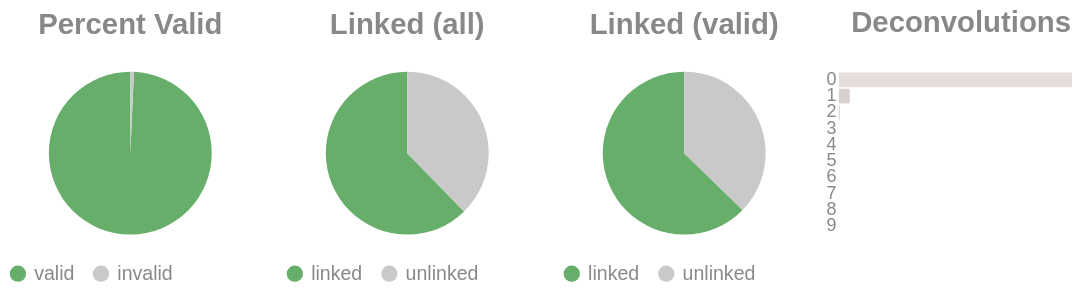

The notebook cell saved with this chart:
### Code cell
if SKIPLR:
    pass
else:
    clash = Counter()
    for i in valids['molecule'].to_list():
        _mol = i.split("-")
        if len(_mol) == 1:
            clash.update('0')
        else:
            clash.update(_mol[-1])

    _d = {"deconvolutions": [], 'count': []}
    for k,v in clash.items():
        _d['deconvolutions'].append(k)
        _d['count'].append(v)

    tot_valid = valids['reads'].sum()
    mask = valids['reads'] >= 2
    n_linked_reads = valids.filter(mask)['reads'].sum()
    if n_linked_reads == 0:
        print_html("No linked molecules (>=2 reads) were detected; skipping linked-only distributions.")
        SKIPLR = True
    else:
        perc_valid = round(tot_valid / n_reads, 4)
        linked_perc_abs = round(n_linked_reads / n_reads, 4)
        linked_perc = round(n_linked_reads / tot_valid, 4)

    _valid = pl.DataFrame({"valids": ['valid', 'invalid'], "count": [tot_valid, n_reads - tot_valid]})
    _linked_abs = pl.DataFrame({"linked (absolute)": ['linked', 'unlinked'], "count": [n_linked_reads, n_reads - n_linked_reads]})
    _linked_rel = pl.DataFrame({"linked (valids)": ['linked', 'unlinked'], "count": [n_linked_reads, tot_valid - n_linked_reads]})

    (
        alt.hconcat(
            piechart(_valid, goodval = 'valid', title = "Percent Valid"),
            piechart(_linked_abs, goodval = "linked", title =  "Linked (all)"),
            piechart(_linked_rel, goodval = "linked", title =  "Linked (valid)"),
            convolutionbar(pl.DataFrame(_d), title = "Deconvolutions"),
            center = True,
            bounds = 'flush'
        )
        .resolve_scale(color='independent')
        .resolve_legend('independent')
        .properties(usermeta={'embedOptions': {"actions": False}})
    ).display()

### Figure 1 — Vega-Lite specification as saved in the notebook (floating-point values rounded to 4 significant figures)
{"width": "container", "height": 400, "config": {"title": {"anchor": "start", "dy": -15, "fontSize": 18, "color": "#888888", "subtitleColor": "#888888", "subtitleFontSize": 14}, "arc": {"fill": "#0072B2"}, "axis": {"domainColor": "#888888", "domainWidth": 0.5, "gridWidth": 0.2, "grid": false, "titleFontWeight": 400, "titleFontSize": 15, "labelFontSize": 11, "labelColor": "#888888", "tickColor": "#888888", "tickWidth": 0.2, "titleColor": "#888888"}, "axisBand": {"grid": false}, "axisX": {"grid": true, "tickSize": 10, "domainCap": "round"}, "axisY": {"domain": false, "grid": true, "tickSize": 0, "domainCap": "round"}, "background": "transparent", "header": {"labelFontSize": 15, "labelColor": "#888888", "titleFontSize": 15, "titleFontWeight": 600, "titleColor": "#888888"}, "legend": {"labelFont": "sans-serif", "labelFontSize": 12, "labelColor": "#888888", "symbolSize": 100, "symbolType": "circle", "titleFontSize": 12, "titlePadding": 10, "titleColor": "#888888", "title": null}, "range": {"category": ["#E69F00", "#56B4E9", "#009E73", "#F0E442", "#0072B2", "#D55E00", "#CC79A7", "#000000"], "diverging": ["#cfe8f3", "#a2d4ec", "#73bfe2", "#46abdb", "#1696d2", "#12719e"]}, "area": {"fill": "#0072B2", "fillOpacity": 0.7, "line": true, "strokeOpacity": 0.7}, "line": {"color": "#0072B2", "stroke": "#0072B2", "strokeWidth": 2}, "trail": {"color": "#0072B2", "stroke": "#0072B2", "strokeWidth": 0, "size": 1}, "point": {"filled": true, "fillOpacity": 1.0, "size": 95}, "text": {"color": "#888888", "fontSize": 11, "align": "right", "fontWeight": 400, "size": 11}, "bar": {"fill": "#0072B2", "stroke": null}, "view": {"stroke": null, "continuousWidth": 660, "continuousHeight": 400}}, "hconcat": [{"data": {"name": "data-45e46179905f40c5c822ad5666e32930"}, "mark": {"type": "arc"}, "encoding": {"color": {"field": "valids", "legend": {"orient": "bottom", "title": null}, "scale": {"domain": ["valid", "invalid"], "range": ["#68ae6b", "#C9C9C9"]}, "title": "Valids", "type": "nominal"}, "theta": {"field": "count", "type": "quantitative"}, "tooltip": [{"field": "valids", "title": "Valids", "type": "ordinal"}, {"field": "percent", "format": ".2%", "title": "Percent", "type": "quantitative"}, {"field": "count", "title": "Count", "type": "quantitative"}]}, "height": 100, "title": {"text": "Percent Valid", "align": "center", "anchor": "middle"}, "transform": [{"calculate": "datum.count / 10547185", "as": "percent"}], "width": 150}, {"data": {"name": "data-36f114b205ec6339ada05e7a4d6c6090"}, "mark": {"type": "arc"}, "encoding": {"color": {"field": "linked (absolute)", "legend": {"orient": "bottom", "title": null}, "scale": {"domain": ["linked", "unlinked"], "range": ["#68ae6b", "#C9C9C9"]}, "title": "Linked (Absolute)", "type": "nominal"}, "theta": {"field": "count", "type": "quantitative"}, "tooltip": [{"field": "linked (absolute)", "title": "Linked (Absolute)", "type": "ordinal"}, {"field": "percent", "format": ".2%", "title": "Percent", "type": "quantitative"}, {"field": "count", "title": "Count", "type": "quantitative"}]}, "height": 100, "title": {"text": "Linked (all)", "align": "center", "anchor": "middle"}, "transform": [{"calculate": "datum.count / 10547185", "as": "percent"}], "width": 150}, {"data": {"name": "data-7bc241acb28d5bd76220e0c84db97639"}, "mark": {"type": "arc"}, "encoding": {"color": {"field": "linked (valids)", "legend": {"orient": "bottom", "title": null}, "scale": {"domain": ["linked", "unlinked"], "range": ["#68ae6b", "#C9C9C9"]}, "title": "Linked (Valids)", "type": "nominal"}, "theta": {"field": "count", "type": "quantitative"}, "tooltip": [{"field": "linked (valids)", "title": "Linked (Valids)", "type": "ordinal"}, {"field": "percent", "format": ".2%", "title": "Percent", "type": "quantitative"}, {"field": "count", "title": "Count", "type": "quantitative"}]}, "height": 100, "title": {"text": "Linked (valid)", "align": "center", "anchor": "middle"}, "transform": [{"calculate": "datum.count / 10472620", "as": "percent"}], "width": 150}, {"data": {"name": "data-8e1c864b556d7b18577c1ec3fa0780ad"}, "mark": {"type": "bar"}, "encoding": {"color": {"field": "deconvolutions", "legend": null, "scale": {"scheme": "lightgreyred"}, "type": "nominal"}, "tooltip": [{"field": "deconvolutions", "title": "Deconvolutions", "type": "ordinal"}, {"field": "percent", "format": ".2%", "title": "Percent", "type": "quantitative"}, {"field": "count", "title": "Count", "type": "quantitative"}], "x": {"axis": null, "field": "count", "type": "quantitative"}, "y": {"field": "deconvolutions", "sort": "ascending", "title": null, "type": "nominal"}}, "height": 100, "title": {"text": "Deconvolutions", "align": "center", "anchor": "middle"}, "transform": [{"calculate": "datum.count / 5506344", "as": "percent"}], "width": 150}], "bounds": "flush", "center": true, "resolve": {"legend": {"angle": "independent"}, "scale": {"color": "independent"}}, "usermeta": {"embedOptions": {"actions": false}}, "$schema": "https://vega.github.io/schema/vega-lite/v6.1.0.json", "datasets": {"data-45e46179905f40c5c822ad5666e32930": [{"valids": "valid", "count": 10472620}, {"valids": "invalid", "count": 74565}], "data-36f114b205ec6339ada05e7a4d6c6090": [{"linked (absolute)": "linked", "count": 6568798}, {"linked (absolute)": "unlinked", "count": 3978387}], "data-7bc241acb28d5bd76220e0c84db97639": [{"linked (valids)": "linked", "count": 6568798}, {"linked (valids)": "unlinked", "count": 3903822}], "data-8e1c864b556d7b18577c1ec3fa0780ad": [{"deconvolutions": "0", "count": 5244583}, {"deconvolutions": "1", "count": 243920}, {"deconvolutions": "2", "count": 16031}, {"deconvolutions": "3", "count": 1532}, {"deconvolutions": "4", "count": 216}, {"deconvolutions": "5", "count": 41}, {"deconvolutions": "6", "count": 12}, {"deconvolutions": "7", "count": 5}, {"deconvolutions": "8", "count": 2}, {"deconvolutions": "9", "count": 2}]}}
